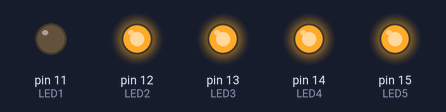
Bench run of a sketch on a simulated Arduino Uno, built with avr-gcc and run on an emulated ATmega328P. Shown: output pins drawn as LEDs (lit = HIGH).

Above: at 1.15 s.
At 6.0 s:
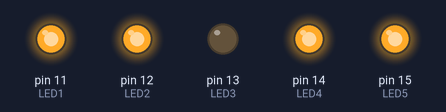
At 11.25 s:
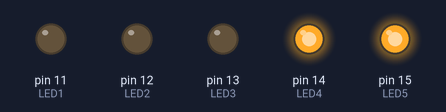
At 20.45 s:
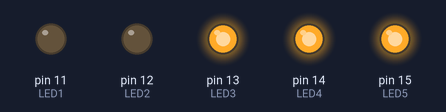
At 28.6 s:
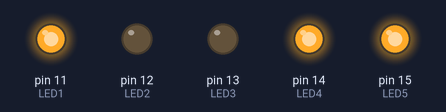
At 38.5 s:
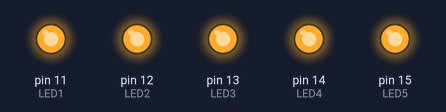
Timing chart, 0 to 40.0 s (numbered marks = the images above):
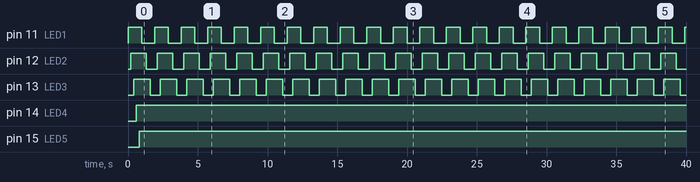

Measured:
- by itself, pin 11 (LED1): alternates HIGH for 1.0 s and LOW for 0.90 s
- by itself, pin 12 (LED2): alternates HIGH for 1.1 s and LOW for 0.80 s
- by itself, pin 13 (LED3): alternates HIGH for 1.2 s and LOW for 0.70 s
- by itself, pin 14 (LED4): LOW → HIGH at 0.60 s
- by itself, pin 15 (LED5): LOW → HIGH at 0.80 s

The sketch:

Sequential_blinking.ino
```cpp
int LED5 = 15;
int LED4 = 14;
int LED3 = 13;
int LED2 = 12;
int LED1 = 11;

void setup() {
   pinMode(LED1, OUTPUT);
   pinMode(LED2, OUTPUT);
   pinMode(LED3, OUTPUT);
   pinMode(LED4, OUTPUT);
   pinMode(LED5, OUTPUT);
}


void loop() {
  digitalWrite(LED1, HIGH);
  delay(200);
  digitalWrite(LED2, HIGH);
  delay(200);
  digitalWrite(LED3, HIGH);
  delay(200);
  digitalWrite(LED4, HIGH);
  delay(200);
  digitalWrite(LED5, HIGH);
  delay(200);
  digitalWrite(LED1, LOW);
  delay(300);
  digitalWrite(LED2, LOW);
  delay(300);
  digitalWrite(LED3, LOW);
  delay(300);
}
```
